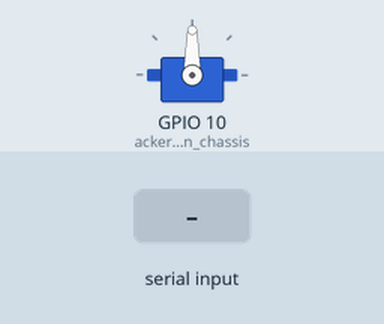
Simulated run of this sketch. Board: ESP32. On the bench: servo. The inputs (shaded band) are chosen by the test bench.

Above: at 4.8 s.
4.9 s: "<90,45>" received over Serial
At 6.3 s:
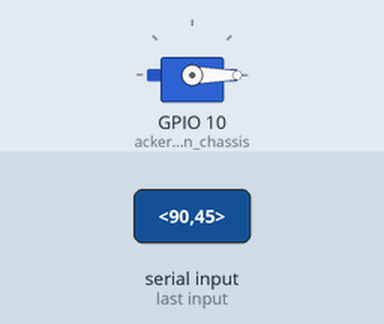
Timing chart, 0 to 7.9 s (numbered marks = the images above; inputs shaded):
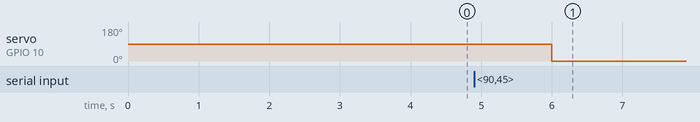

Measured:
- after the input at 4.9 s, servo on GPIO 10 (ackermann_chassis): 90° → 0° after 1.1 s

The sketch:

servo.ino
```cpp
#include <ESP32Servo.h>

// global variable
int angle = 0;
Servo ackermann_chassis;
String command;

void setup() {
  ackermann_chassis.attach(10);
  Serial.begin(115200);
}

void loop() {
  while (Serial.available() > 0) {
    char temp = char(Serial.read());
    command += temp;
  }

  if (command.length() > 0) {
    int begin = command.indexOf('<');
    int end = command.indexOf('>') + 1;
    if (begin != -1 && end != -1 && begin < end) {
      sscanf(command.substring(begin, end).c_str(), "<SERVO:%d>", &angle);
      ackermann_chassis.write(angle);
    }
  }
  command = "";
  delay(2000);
}
```
